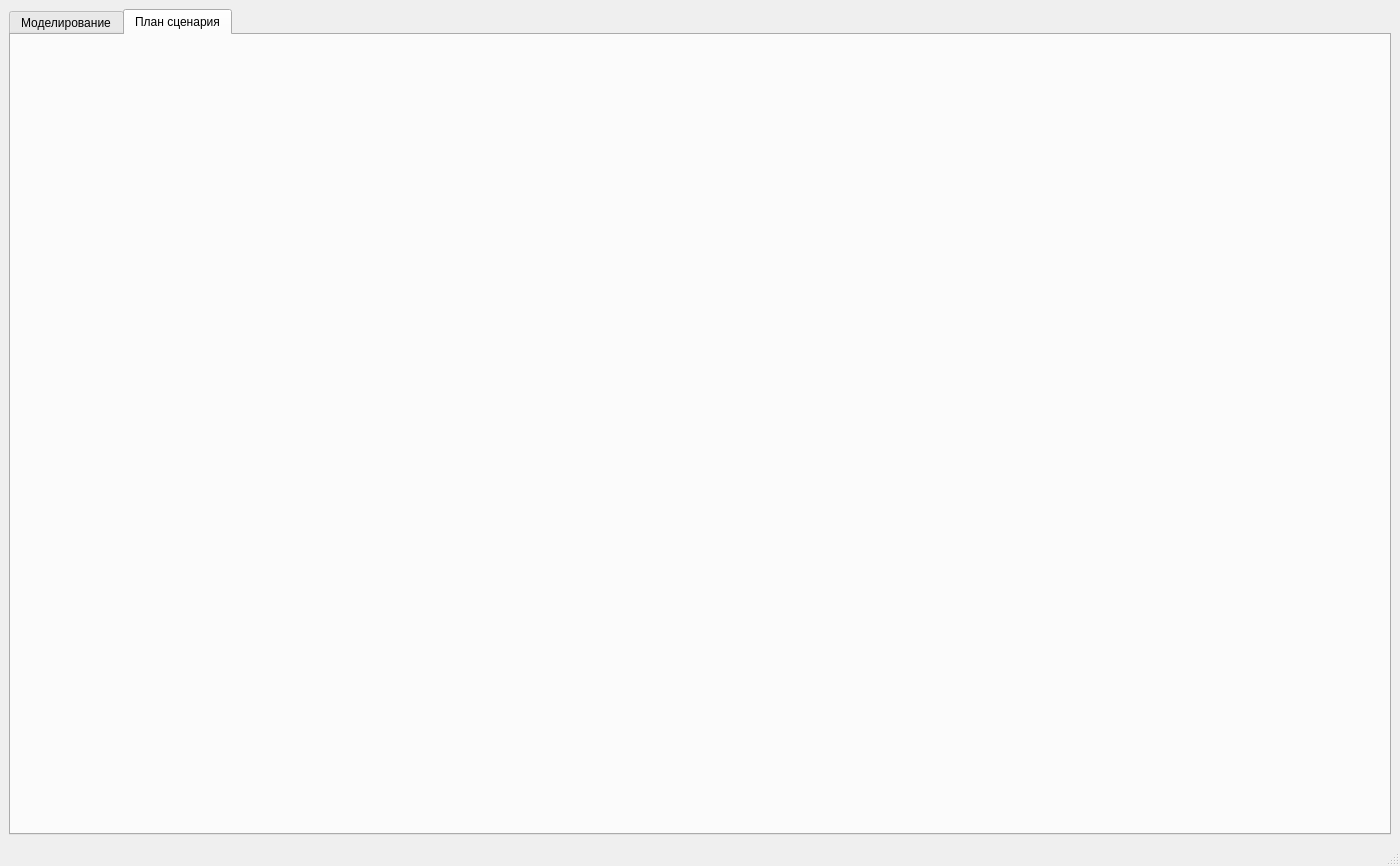
<?xml version="1.0" encoding="UTF-8"?>
<ui version="4.0">
 <class>MainWindow</class>
 <widget class="QMainWindow" name="MainWindow">
  <property name="geometry">
   <rect>
    <x>0</x>
    <y>0</y>
    <width>1400</width>
    <height>866</height>
   </rect>
  </property>
  <property name="minimumSize">
   <size>
    <width>1400</width>
    <height>0</height>
   </size>
  </property>
  <property name="windowTitle">
   <string>MainWindow</string>
  </property>
  <widget class="QWidget" name="centralwidget">
   <layout class="QGridLayout" name="gridLayout">
    <item row="0" column="0">
     <widget class="QTabWidget" name="tabWidget">
      <property name="currentIndex">
       <number>1</number>
      </property>
      <widget class="modeling" name="tab">
       <attribute name="title">
        <string>Моделирование</string>
       </attribute>
       <layout class="QGridLayout" name="gridLayout_2"/>
      </widget>
      <widget class="widget_modelset" name="tab_2">
       <attribute name="title">
        <string>План сценария</string>
       </attribute>
      </widget>
     </widget>
    </item>
   </layout>
  </widget>
  <widget class="QMenuBar" name="menubar">
   <property name="geometry">
    <rect>
     <x>0</x>
     <y>0</y>
     <width>1400</width>
     <height>26</height>
    </rect>
   </property>
  </widget>
  <widget class="QStatusBar" name="statusbar"/>
 </widget>
 <customwidgets>
  <customwidget>
   <class>modeling</class>
   <extends>QWidget</extends>
   <header>modeling.h</header>
   <container>1</container>
  </customwidget>
  <customwidget>
   <class>widget_modelset</class>
   <extends>QWidget</extends>
   <header>widget_modelset.h</header>
   <container>1</container>
  </customwidget>
 </customwidgets>
 <resources/>
 <connections/>
</ui>
